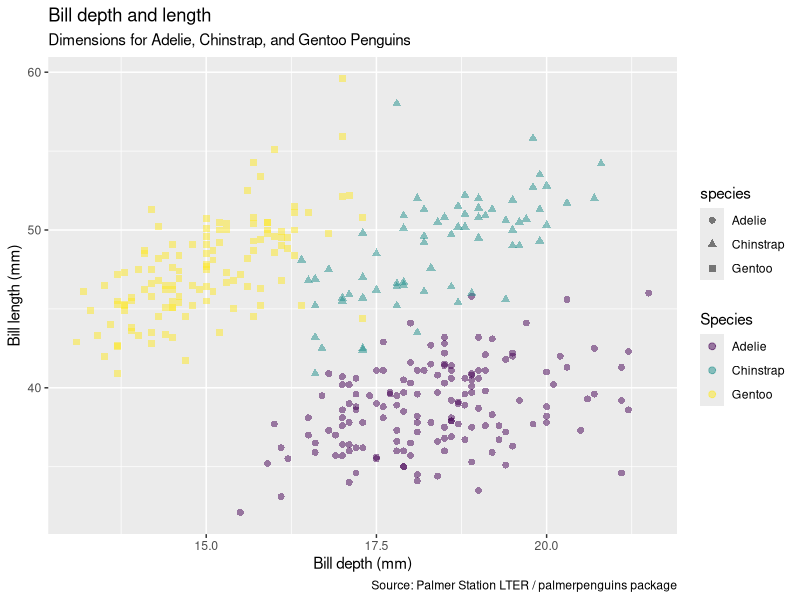
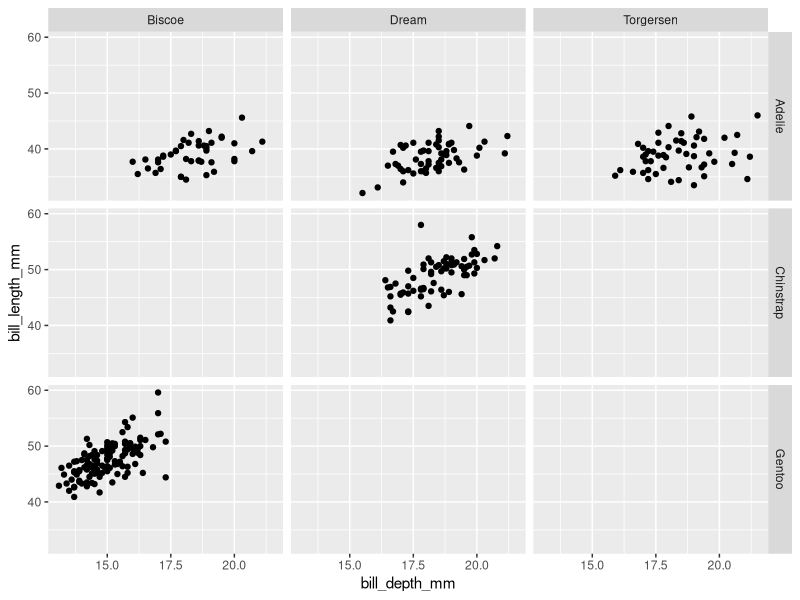

These charts were generated, in order, by the following R code:
library(tidyverse)
library(palmerpenguins)
glimpse(penguins)

ggplot(data = penguins, mapping = aes(x = bill_depth_mm, y = bill_length_mm, 
                                      colour = species, 
                                      shape = species, 
                                      size = body_mass_g,
                                      alpha = flipper_length_mm)) +
  geom_point(size = 2, alpha = 0.5) +
  labs(title = "Bill depth and length",
       subtitle = "Dimensions for Adelie, Chinstrap, and Gentoo Penguins",
       x = "Bill depth (mm)", y = "Bill length (mm)",
       colour = "Species",
       caption = "Source: Palmer Station LTER / palmerpenguins package") +
       scale_colour_viridis_d()

ggplot(penguins, aes(x = bill_depth_mm, y = bill_length_mm)) +
  geom_point() + 
  facet_grid(species ~ island)

